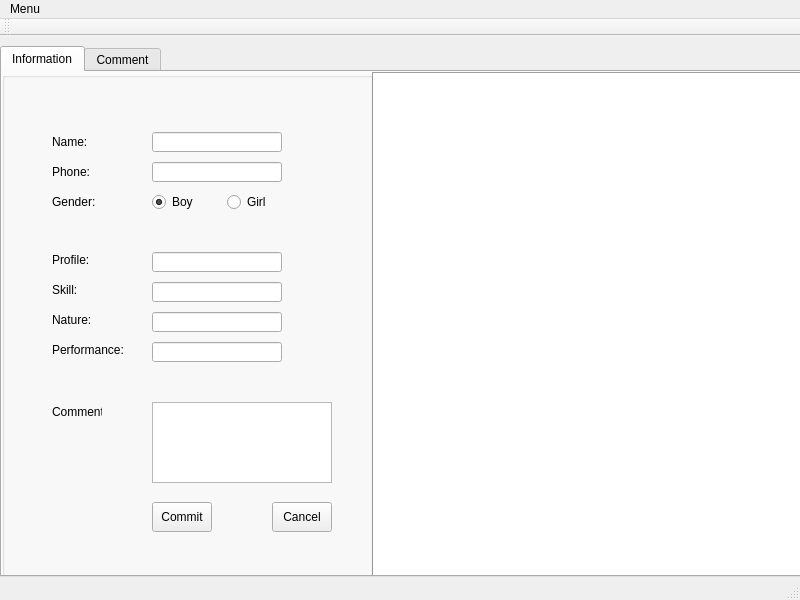
<?xml version="1.0" encoding="UTF-8"?>
<ui version="4.0">
 <class>MainWindow</class>
 <widget class="QMainWindow" name="MainWindow">
  <property name="geometry">
   <rect>
    <x>0</x>
    <y>0</y>
    <width>800</width>
    <height>600</height>
   </rect>
  </property>
  <property name="windowTitle">
   <string>MainWindow</string>
  </property>
  <property name="windowIcon">
   <iconset>
    <normaloff>C:/Users/Administrator/Pictures/头像/墨小蛙.jpg</normaloff>C:/Users/Administrator/Pictures/头像/墨小蛙.jpg</iconset>
  </property>
  <property name="toolButtonStyle">
   <enum>Qt::ToolButtonIconOnly</enum>
  </property>
  <property name="dockNestingEnabled">
   <bool>false</bool>
  </property>
  <widget class="QWidget" name="centralWidget">
   <widget class="QWidget" name="widget" native="true">
    <property name="geometry">
     <rect>
      <x>0</x>
      <y>100</y>
      <width>371</width>
      <height>500</height>
     </rect>
    </property>
    <property name="autoFillBackground">
     <bool>true</bool>
    </property>
    <property name="styleSheet">
     <string notr="true">rgb:(255, 170, 0);</string>
    </property>
   </widget>
   <widget class="QTabWidget" name="tabWidget">
    <property name="geometry">
     <rect>
      <x>0</x>
      <y>10</y>
      <width>1051</width>
      <height>531</height>
     </rect>
    </property>
    <property name="currentIndex">
     <number>0</number>
    </property>
    <widget class="QWidget" name="tab">
     <attribute name="title">
      <string>Information</string>
     </attribute>
     <widget class="QGroupBox" name="groupBox">
      <property name="geometry">
       <rect>
        <x>0</x>
        <y>0</y>
        <width>371</width>
        <height>510</height>
       </rect>
      </property>
      <property name="title">
       <string/>
      </property>
      <widget class="QLabel" name="NameLabel">
       <property name="geometry">
        <rect>
         <x>50</x>
         <y>60</y>
         <width>50</width>
         <height>20</height>
        </rect>
       </property>
       <property name="text">
        <string>Name:</string>
       </property>
      </widget>
      <widget class="QLineEdit" name="NameInput">
       <property name="geometry">
        <rect>
         <x>150</x>
         <y>60</y>
         <width>130</width>
         <height>20</height>
        </rect>
       </property>
      </widget>
      <widget class="QTextEdit" name="CommentInput">
       <property name="geometry">
        <rect>
         <x>150</x>
         <y>330</y>
         <width>180</width>
         <height>81</height>
        </rect>
       </property>
      </widget>
      <widget class="QRadioButton" name="BoyRadio">
       <property name="geometry">
        <rect>
         <x>150</x>
         <y>120</y>
         <width>65</width>
         <height>20</height>
        </rect>
       </property>
       <property name="text">
        <string>Boy</string>
       </property>
       <property name="checked">
        <bool>true</bool>
       </property>
      </widget>
      <widget class="QRadioButton" name="GirlRadio">
       <property name="geometry">
        <rect>
         <x>225</x>
         <y>120</y>
         <width>65</width>
         <height>20</height>
        </rect>
       </property>
       <property name="text">
        <string>Girl</string>
       </property>
      </widget>
      <widget class="QLabel" name="GenderLabel">
       <property name="geometry">
        <rect>
         <x>50</x>
         <y>120</y>
         <width>50</width>
         <height>20</height>
        </rect>
       </property>
       <property name="text">
        <string>Gender:</string>
       </property>
      </widget>
      <widget class="QLabel" name="CommentLabel">
       <property name="geometry">
        <rect>
         <x>50</x>
         <y>330</y>
         <width>50</width>
         <height>20</height>
        </rect>
       </property>
       <property name="text">
        <string>Comment:</string>
       </property>
      </widget>
      <widget class="QLineEdit" name="ProfilePwd">
       <property name="geometry">
        <rect>
         <x>150</x>
         <y>180</y>
         <width>130</width>
         <height>20</height>
        </rect>
       </property>
       <property name="echoMode">
        <enum>QLineEdit::Password</enum>
       </property>
      </widget>
      <widget class="QLineEdit" name="SkiilPwd">
       <property name="geometry">
        <rect>
         <x>150</x>
         <y>210</y>
         <width>130</width>
         <height>20</height>
        </rect>
       </property>
       <property name="echoMode">
        <enum>QLineEdit::Password</enum>
       </property>
      </widget>
      <widget class="QLineEdit" name="NaturePwd">
       <property name="geometry">
        <rect>
         <x>150</x>
         <y>240</y>
         <width>130</width>
         <height>20</height>
        </rect>
       </property>
       <property name="echoMode">
        <enum>QLineEdit::Password</enum>
       </property>
      </widget>
      <widget class="QLabel" name="ProfileLabel">
       <property name="geometry">
        <rect>
         <x>50</x>
         <y>180</y>
         <width>50</width>
         <height>15</height>
        </rect>
       </property>
       <property name="text">
        <string>Profile:</string>
       </property>
      </widget>
      <widget class="QLabel" name="SkillLabel">
       <property name="geometry">
        <rect>
         <x>50</x>
         <y>210</y>
         <width>50</width>
         <height>15</height>
        </rect>
       </property>
       <property name="text">
        <string>Skill:</string>
       </property>
      </widget>
      <widget class="QLabel" name="NatureLabel">
       <property name="geometry">
        <rect>
         <x>50</x>
         <y>240</y>
         <width>50</width>
         <height>15</height>
        </rect>
       </property>
       <property name="text">
        <string>Nature:</string>
       </property>
      </widget>
      <widget class="QLabel" name="PhoneLabel">
       <property name="geometry">
        <rect>
         <x>50</x>
         <y>90</y>
         <width>50</width>
         <height>20</height>
        </rect>
       </property>
       <property name="text">
        <string>Phone:</string>
       </property>
      </widget>
      <widget class="QLineEdit" name="PerformancePwd">
       <property name="geometry">
        <rect>
         <x>150</x>
         <y>270</y>
         <width>130</width>
         <height>20</height>
        </rect>
       </property>
       <property name="echoMode">
        <enum>QLineEdit::Password</enum>
       </property>
      </widget>
      <widget class="QLabel" name="PerformanceLabel">
       <property name="geometry">
        <rect>
         <x>50</x>
         <y>270</y>
         <width>80</width>
         <height>15</height>
        </rect>
       </property>
       <property name="text">
        <string>Performance:</string>
       </property>
      </widget>
      <widget class="QPushButton" name="Commit">
       <property name="geometry">
        <rect>
         <x>150</x>
         <y>430</y>
         <width>60</width>
         <height>30</height>
        </rect>
       </property>
       <property name="text">
        <string>Commit</string>
       </property>
      </widget>
      <widget class="QPushButton" name="Cancel">
       <property name="geometry">
        <rect>
         <x>270</x>
         <y>430</y>
         <width>60</width>
         <height>30</height>
        </rect>
       </property>
       <property name="text">
        <string>Cancel</string>
       </property>
      </widget>
      <widget class="QLineEdit" name="PhoneInput">
       <property name="geometry">
        <rect>
         <x>150</x>
         <y>90</y>
         <width>130</width>
         <height>20</height>
        </rect>
       </property>
      </widget>
      <zorder>NameLabel</zorder>
      <zorder>CommentInput</zorder>
      <zorder>BoyRadio</zorder>
      <zorder>GirlRadio</zorder>
      <zorder>GenderLabel</zorder>
      <zorder>CommentLabel</zorder>
      <zorder>ProfilePwd</zorder>
      <zorder>SkiilPwd</zorder>
      <zorder>NaturePwd</zorder>
      <zorder>ProfileLabel</zorder>
      <zorder>SkillLabel</zorder>
      <zorder>NatureLabel</zorder>
      <zorder>PhoneLabel</zorder>
      <zorder>PerformancePwd</zorder>
      <zorder>PerformanceLabel</zorder>
      <zorder>Commit</zorder>
      <zorder>Cancel</zorder>
      <zorder>NameInput</zorder>
      <zorder>PhoneInput</zorder>
     </widget>
     <widget class="QTableView" name="tableView">
      <property name="geometry">
       <rect>
        <x>370</x>
        <y>0</y>
        <width>431</width>
        <height>510</height>
       </rect>
      </property>
      <property name="frameShape">
       <enum>QFrame::Box</enum>
      </property>
      <property name="autoScrollMargin">
       <number>100</number>
      </property>
     </widget>
     <zorder>tableView</zorder>
     <zorder>groupBox</zorder>
    </widget>
    <widget class="QWidget" name="tab_2">
     <attribute name="title">
      <string>Comment</string>
     </attribute>
     <widget class="QLineEdit" name="PasswordInput">
      <property name="geometry">
       <rect>
        <x>140</x>
        <y>20</y>
        <width>113</width>
        <height>20</height>
       </rect>
      </property>
      <property name="echoMode">
       <enum>QLineEdit::Password</enum>
      </property>
     </widget>
     <widget class="QLabel" name="PasswordLabel">
      <property name="geometry">
       <rect>
        <x>60</x>
        <y>20</y>
        <width>61</width>
        <height>20</height>
       </rect>
      </property>
      <property name="text">
       <string>Password:</string>
      </property>
     </widget>
     <widget class="QPushButton" name="ShowButton">
      <property name="geometry">
       <rect>
        <x>290</x>
        <y>20</y>
        <width>75</width>
        <height>20</height>
       </rect>
      </property>
      <property name="text">
       <string>Show</string>
      </property>
     </widget>
     <widget class="QTableView" name="CommentTable">
      <property name="geometry">
       <rect>
        <x>0</x>
        <y>60</y>
        <width>800</width>
        <height>451</height>
       </rect>
      </property>
     </widget>
    </widget>
   </widget>
  </widget>
  <widget class="QMenuBar" name="menuBar">
   <property name="geometry">
    <rect>
     <x>0</x>
     <y>0</y>
     <width>800</width>
     <height>23</height>
    </rect>
   </property>
   <widget class="QMenu" name="menuMenu">
    <property name="title">
     <string>Menu</string>
    </property>
    <addaction name="actionExport"/>
    <addaction name="actionExit"/>
   </widget>
   <addaction name="menuMenu"/>
  </widget>
  <widget class="QToolBar" name="mainToolBar">
   <attribute name="toolBarArea">
    <enum>TopToolBarArea</enum>
   </attribute>
   <attribute name="toolBarBreak">
    <bool>false</bool>
   </attribute>
  </widget>
  <widget class="QStatusBar" name="statusBar"/>
  <action name="actionExit">
   <property name="text">
    <string>Exit</string>
   </property>
  </action>
  <action name="actionExport">
   <property name="text">
    <string>Export</string>
   </property>
  </action>
 </widget>
 <layoutdefault spacing="6" margin="11"/>
 <tabstops>
  <tabstop>NameInput</tabstop>
  <tabstop>PhoneInput</tabstop>
  <tabstop>BoyRadio</tabstop>
  <tabstop>GirlRadio</tabstop>
  <tabstop>ProfilePwd</tabstop>
  <tabstop>SkiilPwd</tabstop>
  <tabstop>NaturePwd</tabstop>
  <tabstop>PerformancePwd</tabstop>
  <tabstop>CommentInput</tabstop>
  <tabstop>Commit</tabstop>
  <tabstop>Cancel</tabstop>
  <tabstop>tableView</tabstop>
 </tabstops>
 <resources/>
 <connections/>
</ui>
